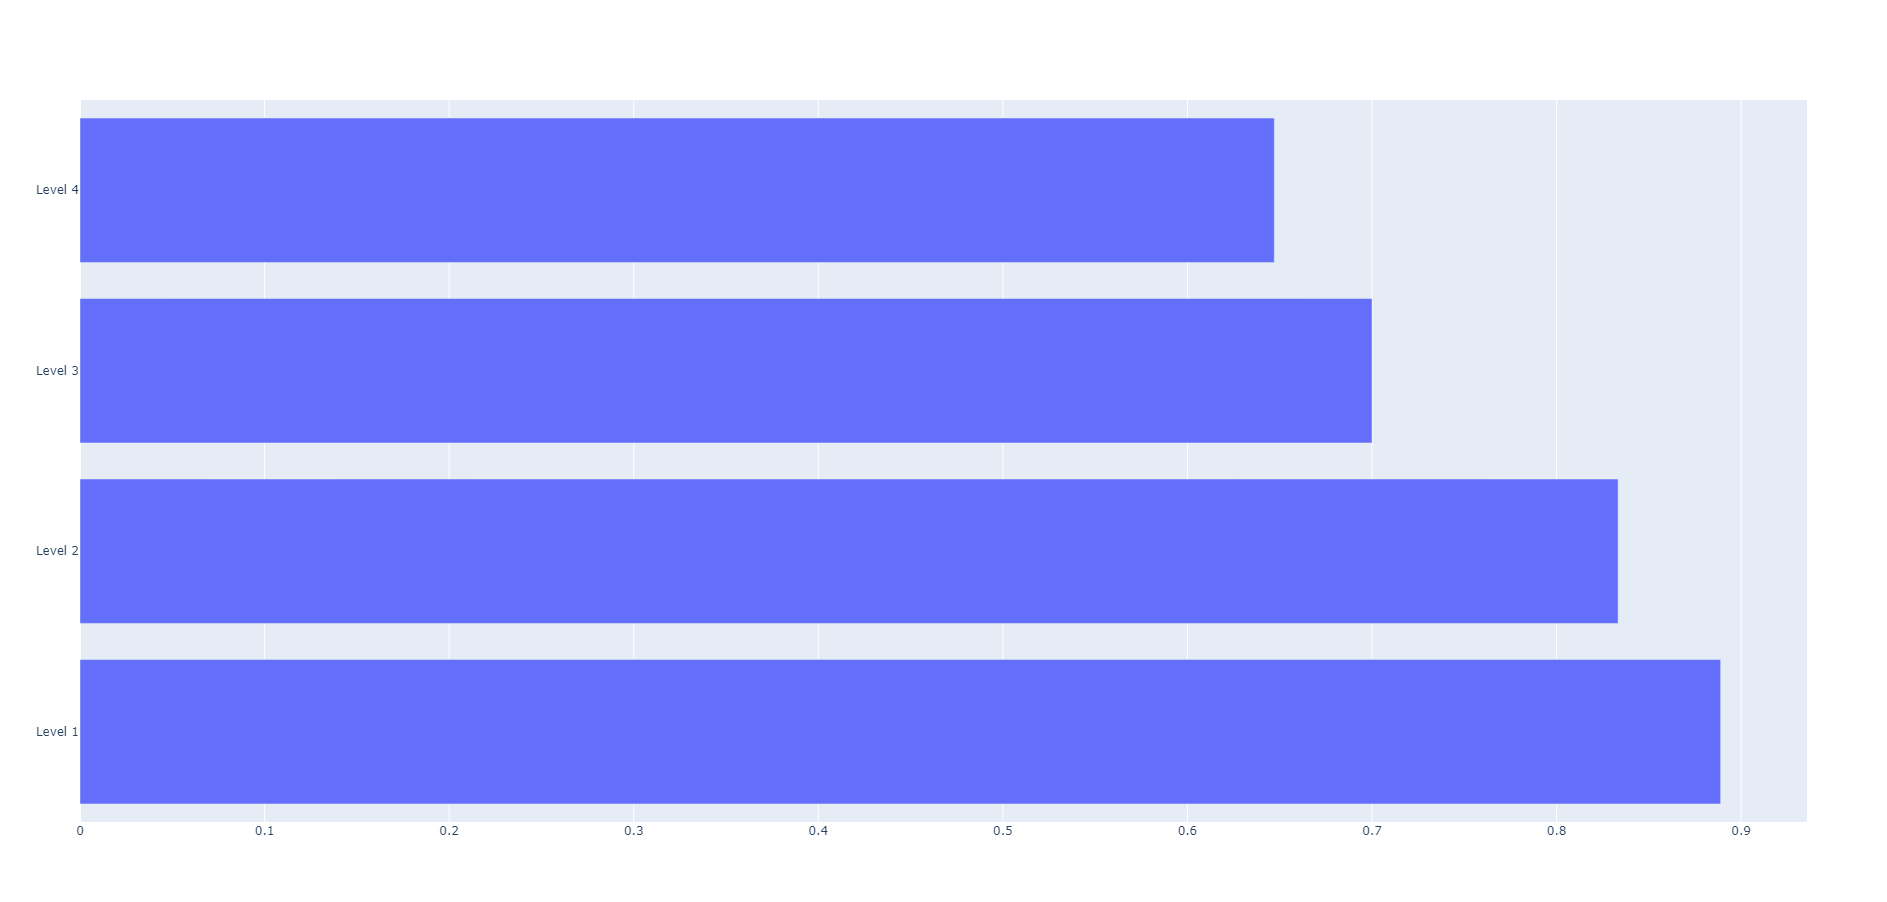

Recreate this plot in Python.
import csv
import pandas as pd
import plotly.graph_objects as go

df = pd.read_csv("data.csv")

student_df = df.loc[df["student_id"] == "TRL_abc"]
print(student_df.groupby("level")["attempt"].mean())
fig = go.Figure(go.Bar(x = student_df.groupby("level")["attempt"].mean(), y=["Level 1", "Level 2", "Level 3", "Level 4"], orientation = "h"))
fig.show()
